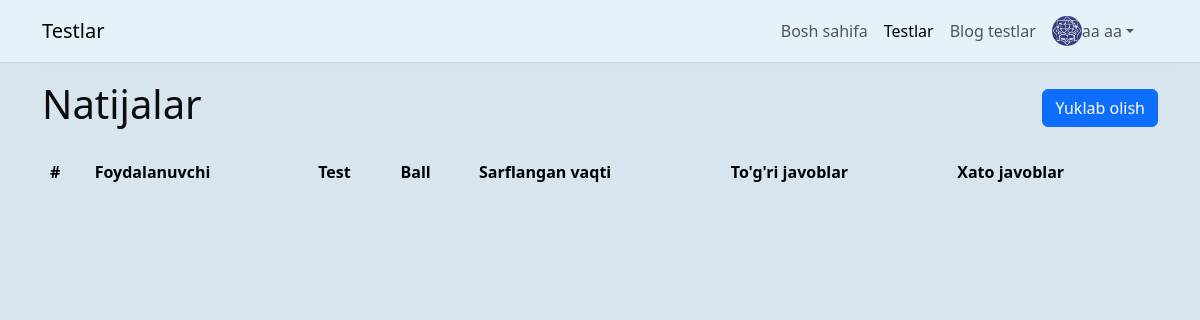
/tests/1/results/ (signed in), run on an earlier commit of the app's database.
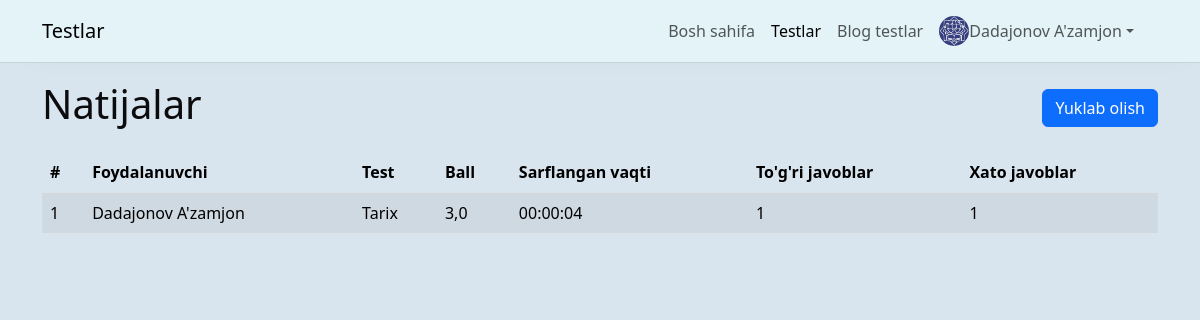
And on a later commit of the database.
### users/models.py (models this page shows)
class User(AbstractUser):
    ball = models.FloatField(default=0)
    image = models.ImageField(upload_to='images/', blank=True, null=True)
    full_name = models.CharField(max_length=100)
    date_brith = models.DateField(null=True, blank=True)
    jins = models.CharField(max_length=10, choices=(('Erkak', 'Erkak'), ('Ayol', 'Ayol')))
    class Meta:
        verbose_name = 'Foydalanuvchi'
        verbose_name_plural = 'Foydalanuvchilar'
    def __str__(self):
        return self.full_name

### quizes/models.py (models this page shows, shortened)
class Result(models.Model):
    quiz = models.ForeignKey(Quiz, on_delete=models.CASCADE, related_name='results')
    user = models.ForeignKey('users.User', on_delete=models.CASCADE, related_name='results')
    score = models.FloatField()
    created_at = models.DateTimeField(auto_now_add=True)
    answers = models.ManyToManyField(Answer, related_name='results')
    time = models.IntegerField(null=True, blank=True)
    is_cheater = models.BooleanField(default=False)
    def correct_answers(self):
        return self.answers.filter(variant__is_correct=True).count()
    def wrong_answers(self):
        return self.answers.filter(variant__is_correct=False).count()
    def time_token(self):
        return f"{(self.time//3600):02d}:{(self.time%3600//60):02d}:{(self.time%60):02d}"

class Quiz(models.Model):
    title = models.CharField(max_length=200)
    description = models.TextField()
    created_at = models.DateTimeField(auto_now_add=True)
    countinuis_time = models.TimeField()
    is_public = models.BooleanField(default=False)
    scince = models.TextField(max_length=200)
    docx_file = models.FileField(upload_to='quizes/docx_files', null=True, blank=True)
    def __str__(self):
        return self.title

### quizes/views.py (the view)
# urls.py: path('<int:id>/results/', views.results_view, name='quiz_result1'),
def results_view(request, id):
    if request.user.is_anonymous:
        return HttpResponseRedirect(f'/login/?next=/tests/{id}/results/')
    quiz = get_object_or_404(Quiz, id=id)
    results = Result.objects.filter(quiz=quiz).order_by('-score', 'time')
    return render(request, 'quizes/results.html', {'quiz': quiz,'results': results})

### quizes/templatetags/get_results.py (called while the page is built)
@register.filter(name='format_result')
def format_result(result: Result, last: bool = False):
    if result.user not in u.get_users():
        u.add_user(result.user)
        if last:
            u.clear_users()
        return True
    else:
        if last:
            u.clear_users()
        return False

    def add_user(self, user):
        self.users.append(user)

    def get_users(self):
        return self.users

    def clear_users(self):
        self.users = []

### templates/quizes/results.html (shortened to what this page needs)
{% extends 'base.html' %}
{% load get_results %}
{% block content %}
    <div class="d-flex justify-content-between align-items-center mb-3">
        <h1>Natijalar</h1>
        <a href="/tests/{{quiz.id}}/results/download/" class="btn btn-primary">Yuklab olish</a>
    </div>
    <div class="table-responsive">
        <table class="table table-striped">
            <thead>
                <tr>
                    <th>#</th>
                    <th>Foydalanuvchi</th>
                    <th>Test</th>
                    <th>Ball</th>
                    <th>Sarflangan vaqti</th>
                    <th>To'g'ri javoblar</th>
                    <th>Xato javoblar</th>
                </tr>
            </thead>
            <tbody>
                {% for result in results %}
                {% if result|format_result:forloop.last %}
                    <tr style="cursor: pointer;" onclick="location.href='/tests/{{result.quiz.id}}/result/{{result.id}}/'">
                        <td>{{ forloop.counter }}</td>
                        <td>{{ result.user }}</td>
                        <td>{{ result.quiz }}</td>
                        <td>{{ result.score }}</td>
                        <td>{{ result.time_token }}</td>
                        <td>{{ result.correct_answers }}</td>
                        <td>{{ result.wrong_answers }}</td>
                    </tr>
                    {% endif %}
                {% endfor %}
            </tbody>
        </table>
    </div>
{% endblock content %}

### templates/base.html (shortened to what this page needs)
<!DOCTYPE html>
<html lang="en">
<head>
    <link rel="stylesheet" href="https://cdnjs.cloudflare.com/ajax/libs/jquery-toast-plugin/1.3.2/jquery.toast.css" />
    <link href="https://cdn.jsdelivr.net/npm/bootstrap@5.3.3/dist/css/bootstrap.min.css" rel="stylesheet"
>
    <link rel="stylesheet" href="/static/themify-icons/themify-icons.css">
</head>
<body>
    <div class="container">
        <nav class="navbar navbar-expand-lg bg-body-tertiary fixed-top">
            <div class="container">
                <a class="navbar-brand" href="#">Testlar</a>
                {% if user.is_authenticated %}
                <div class="offcanvas offcanvas-end" tabindex="-1" id="offcanvasNavbar"
                    aria-labelledby="offcanvasNavbarLabel">
                    <div class="offcanvas-body">
                        <ul class="navbar-nav justify-content-end flex-grow-1 pe-3 align-items-center">
                            <li class="nav-item">
                                <a class="nav-link active" aria-current="page" href="/" id="home_link">Bosh sahifa</a>
                            </li>
                            <li class="nav-item">
                                <a class="nav-link" href="/tests/"  id="tests_link">Testlar</a>
                            </li>
                            <li class="nav-item">
                                <a class="nav-link" href="/blog-tests/"  id="blog_tests_link">Blog testlar</a>
                            </li>
                            <li class="nav-item dropdown">
                                <a class="nav-link dropdown-toggle d-flex align-items-center" href="#" role="button" data-bs-toggle="dropdown"
                                    aria-expanded="false">
                                    <img src="{% if user.image %}{{user.image.url}}{% else %}https://banner2.cleanpng.com/20180816/syp/78f04442f328b673e733de33b6c8a781.webp{% endif %}" class="rounded-circle" width="30" height="30" alt="sss"> {{user.full_name}}
                                </a>
                            </li>
                        </ul>
                    </div>
                </div>
                {% else %}
                <div class="navbar-text">
                    <a href="/login/" class="btn btn-outline-success me-2 rounded-pill">Kirish</a>
                    <a href="/register/" class="btn btn-outline-primary me-2 rounded-pill">Ro'yxatdan o'tish</a>
                </div>
                {% endif %}
            </div>
        </nav>
        <div style="margin-top: 80px;">
            {% block content %}
            {% endblock content %}
        </div>
    </div>
</body>
</html>

What changed in the data, as far as the page shows it:
changed User: full_name "aa aa" → "Dadajonov A'zamjon"
added Result: user "Dadajonov A'zamjon", quiz "Tarix", score "3,0", time_token "00:00:04", correct_answers "1", wrong_answers "1"
